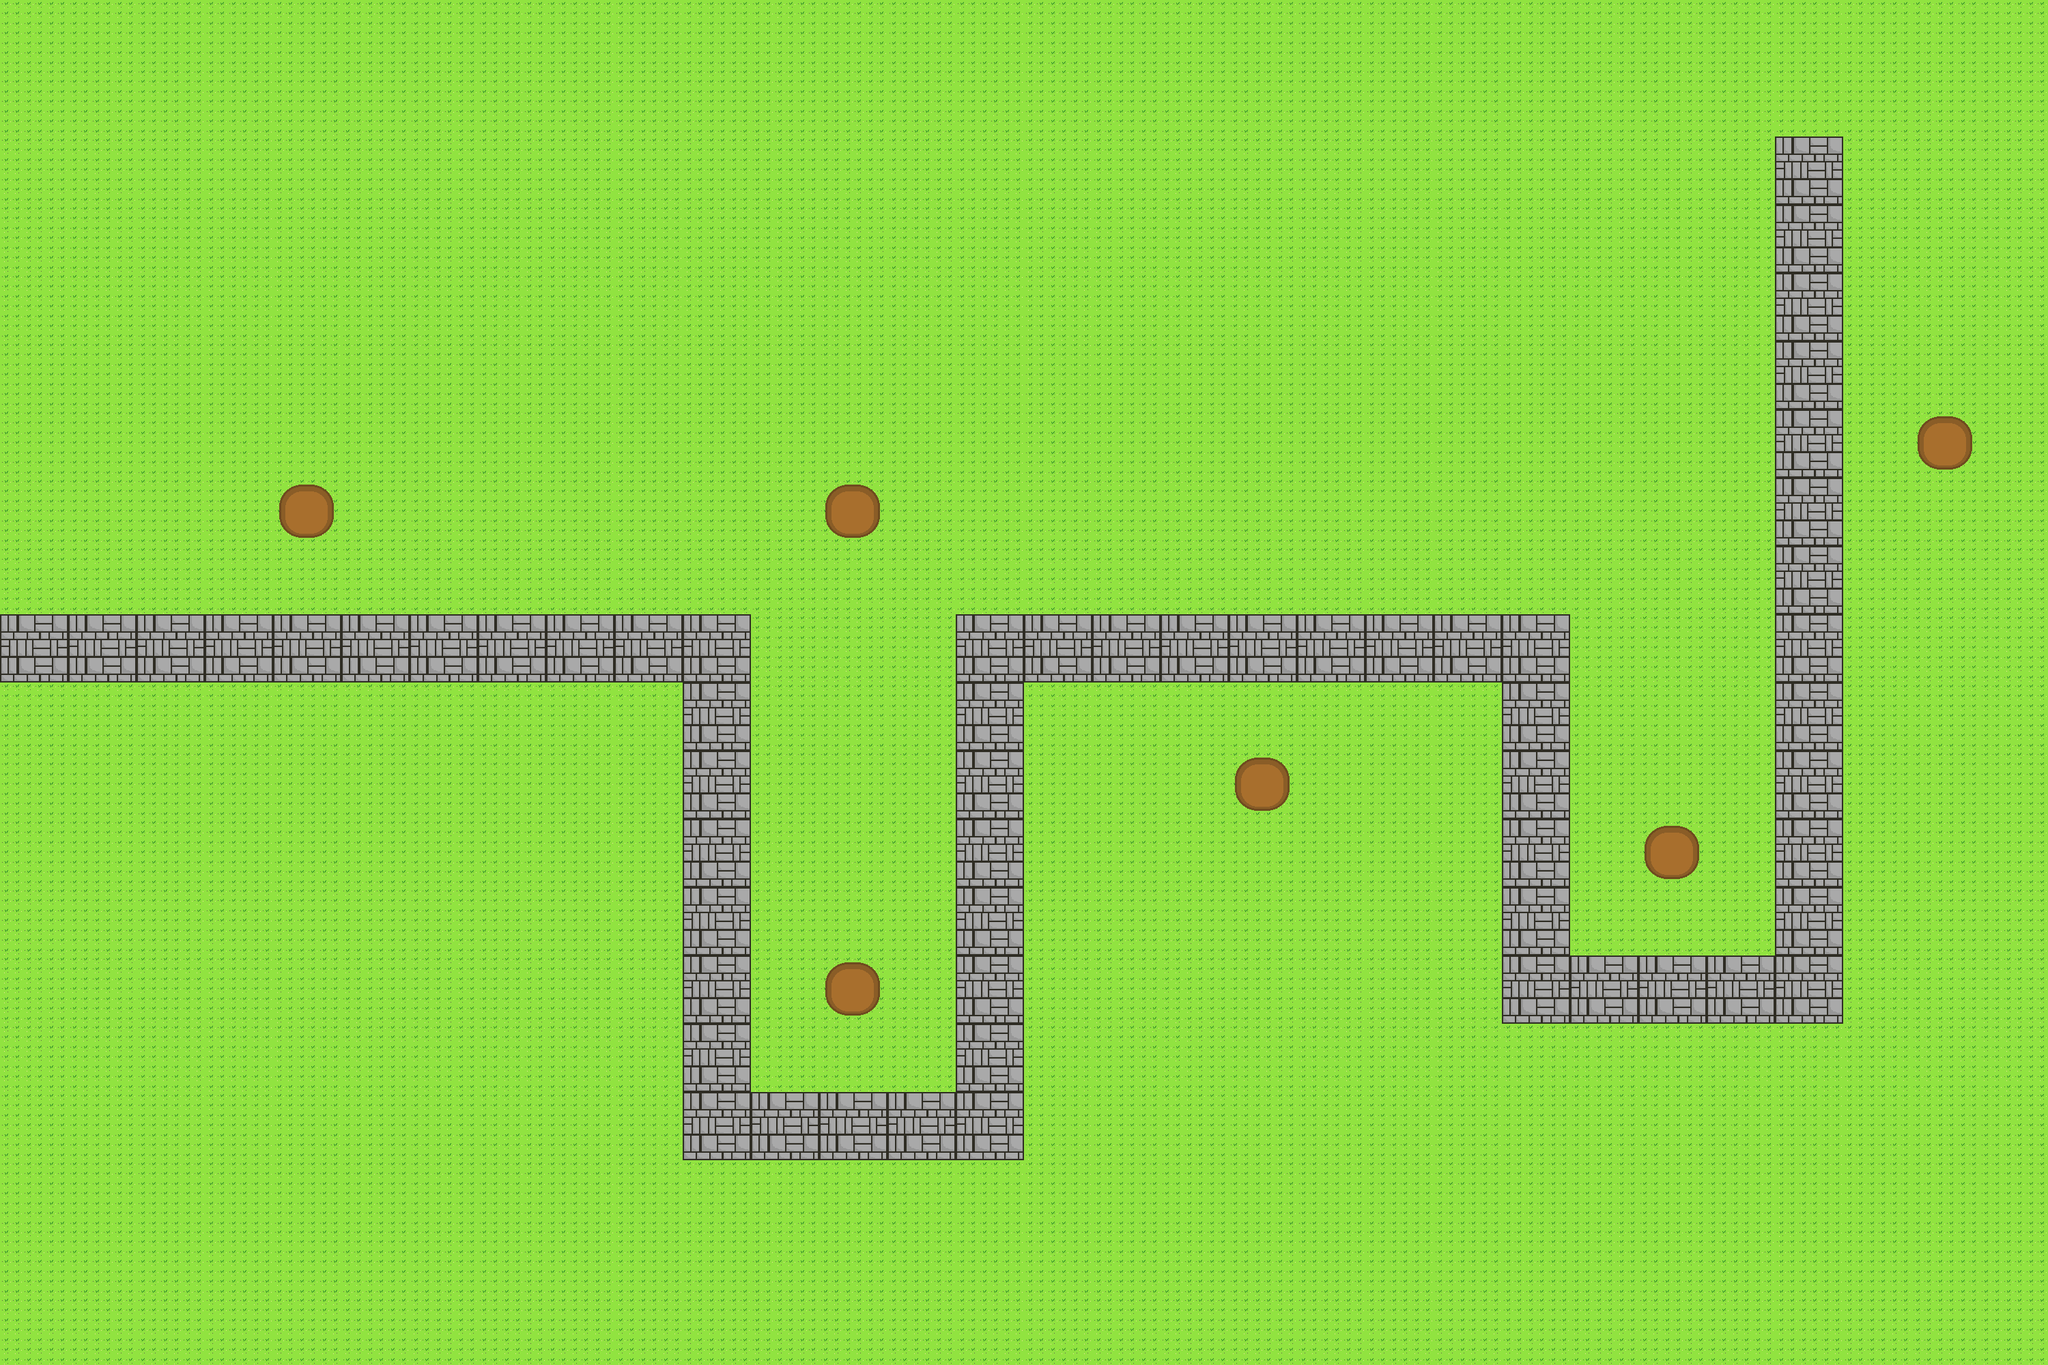

The image is a tile-based game level rendered from a .tmx file. Its description and complete source (layers, tilesets, objects, tile grids) follow:
An orthogonal 30x20 tile map with 100x100 px tiles, 3 tile layers (path, ground, patches), 5 tilesets.

<map version="1.10" tiledversion="1.11.2" orientation="orthogonal" renderorder="right-down" width="30" height="20" tilewidth="100" tileheight="100" infinite="0" nextlayerid="7" nextobjectid="1">
 <tileset firstgid="1" source="pathtile_lr.tsx" />
 <tileset firstgid="2" source="pathtile_ud.tsx" />
 <tileset firstgid="3" source="pumpatchv1.tsx" />
 <tileset firstgid="4" source="grass_tile.tsx" />
 <tileset firstgid="5" source="deadgrass_tile.tsx" />
 <layer id="4" name="path" width="30" height="20">
  <data encoding="csv">
0,0,0,0,0,0,0,0,0,0,0,0,0,0,0,0,0,0,0,0,0,0,0,0,0,0,0,0,0,0,
0,0,0,0,0,0,0,0,0,0,0,0,0,0,0,0,0,0,0,0,0,0,0,0,0,0,0,0,0,0,
0,0,0,0,0,0,0,0,0,0,0,0,0,0,0,0,0,0,0,0,0,0,0,0,0,0,1,0,0,0,
0,0,0,0,0,0,0,0,0,0,0,0,0,0,0,0,0,0,0,0,0,0,0,0,0,0,1,0,0,0,
0,0,0,0,0,0,0,0,0,0,0,0,0,0,0,0,0,0,0,0,0,0,0,0,0,0,1,0,0,0,
0,0,0,0,0,0,0,0,0,0,0,0,0,0,0,0,0,0,0,0,0,0,0,0,0,0,1,0,0,0,
0,0,0,0,0,0,0,0,0,0,0,0,0,0,0,0,0,0,0,0,0,0,0,0,0,0,1,0,0,0,
0,0,0,0,0,0,0,0,0,0,0,0,0,0,0,0,0,0,0,0,0,0,0,0,0,0,1,0,0,0,
0,0,0,0,0,0,0,0,0,0,0,0,0,0,0,0,0,0,0,0,0,0,0,0,0,0,1,0,0,0,
1,1,1,1,1,1,1,1,1,1,1,0,0,0,1,1,1,1,1,1,1,1,1,0,0,0,1,0,0,0,
0,0,0,0,0,0,0,0,0,0,1,0,0,0,1,0,0,0,0,0,0,0,1,0,0,0,1,0,0,0,
0,0,0,0,0,0,0,0,0,0,1,0,0,0,1,0,0,0,0,0,0,0,1,0,0,0,1,0,0,0,
0,0,0,0,0,0,0,0,0,0,1,0,0,0,1,0,0,0,0,0,0,0,1,0,0,0,1,0,0,0,
0,0,0,0,0,0,0,0,0,0,1,0,0,0,1,0,0,0,0,0,0,0,1,0,0,0,1,0,0,0,
0,0,0,0,0,0,0,0,0,0,1,0,0,0,1,0,0,0,0,0,0,0,1,1,1,1,1,0,0,0,
0,0,0,0,0,0,0,0,0,0,1,0,0,0,1,0,0,0,0,0,0,0,0,0,0,0,0,0,0,0,
0,0,0,0,0,0,0,0,0,0,1,1,1,1,1,0,0,0,0,0,0,0,0,0,0,0,0,0,0,0,
0,0,0,0,0,0,0,0,0,0,0,0,0,0,0,0,0,0,0,0,0,0,0,0,0,0,0,0,0,0,
0,0,0,0,0,0,0,0,0,0,0,0,0,0,0,0,0,0,0,0,0,0,0,0,0,0,0,0,0,0,
0,0,0,0,0,0,0,0,0,0,0,0,0,0,0,0,0,0,0,0,0,0,0,0,0,0,0,0,0,0
</data>
 </layer>
 <layer id="5" name="ground" width="30" height="20">
  <data encoding="csv">
4,4,4,4,4,4,4,4,4,4,4,4,4,4,4,4,4,4,4,4,4,4,4,4,4,4,4,4,4,4,
4,4,4,4,4,4,4,4,4,4,4,4,4,4,4,4,4,4,4,4,4,4,4,4,4,4,4,4,4,4,
4,4,4,4,4,4,4,4,4,4,4,4,4,4,4,4,4,4,4,4,4,4,4,4,4,4,0,4,4,4,
4,4,4,4,4,4,4,4,4,4,4,4,4,4,4,4,4,4,4,4,4,4,4,4,4,4,0,4,4,4,
4,4,4,4,4,4,4,4,4,4,4,4,4,4,4,4,4,4,4,4,4,4,4,4,4,4,0,4,4,4,
4,4,4,4,4,4,4,4,4,4,4,4,4,4,4,4,4,4,4,4,4,4,4,4,4,4,0,4,4,4,
4,4,4,4,4,4,4,4,4,4,4,4,4,4,4,4,4,4,4,4,4,4,4,4,4,4,0,4,4,4,
4,4,4,4,4,4,4,4,4,4,4,4,4,4,4,4,4,4,4,4,4,4,4,4,4,4,0,4,4,4,
4,4,4,4,4,4,4,4,4,4,4,4,4,4,4,4,4,4,4,4,4,4,4,4,4,4,0,4,4,4,
0,0,0,0,0,0,0,0,0,0,0,4,4,4,0,0,0,0,0,0,0,0,0,4,4,4,0,4,4,4,
4,4,4,4,4,4,4,4,4,4,0,4,4,4,0,4,4,4,4,4,4,4,0,4,4,4,0,4,4,4,
4,4,4,4,4,4,4,4,4,4,0,4,4,4,0,4,4,4,4,4,4,4,0,4,4,4,0,4,4,4,
4,4,4,4,4,4,4,4,4,4,0,4,4,4,0,4,4,4,4,4,4,4,0,4,4,4,0,4,4,4,
4,4,4,4,4,4,4,4,4,4,0,4,4,4,0,4,4,4,4,4,4,4,0,4,4,4,0,4,4,4,
4,4,4,4,4,4,4,4,4,4,0,4,4,4,0,4,4,4,4,4,4,4,0,0,0,0,0,4,4,4,
4,4,4,4,4,4,4,4,4,4,0,4,4,4,0,4,4,4,4,4,4,4,4,4,4,4,4,4,4,4,
4,4,4,4,4,4,4,4,4,4,0,0,0,0,0,4,4,4,4,4,4,4,4,4,4,4,4,4,4,4,
4,4,4,4,4,4,4,4,4,4,4,4,4,4,4,4,4,4,4,4,4,4,4,4,4,4,4,4,4,4,
4,4,4,4,4,4,4,4,4,4,4,4,4,4,4,4,4,4,4,4,4,4,4,4,4,4,4,4,4,4,
4,4,4,4,4,4,4,4,4,4,4,4,4,4,4,4,4,4,4,4,4,4,4,4,4,4,4,4,4,4
</data>
 </layer>
 <layer id="6" name="patches" width="30" height="20">
  <data encoding="csv">
0,0,0,0,0,0,0,0,0,0,0,0,0,0,0,0,0,0,0,0,0,0,0,0,0,0,0,0,0,0,
0,0,0,0,0,0,0,0,0,0,0,0,0,0,0,0,0,0,0,0,0,0,0,0,0,0,0,0,0,0,
0,0,0,0,0,0,0,0,0,0,0,0,0,0,0,0,0,0,0,0,0,0,0,0,0,0,0,0,0,0,
0,0,0,0,0,0,0,0,0,0,0,0,0,0,0,0,0,0,0,0,0,0,0,0,0,0,0,0,0,0,
0,0,0,0,0,0,0,0,0,0,0,0,0,0,0,0,0,0,0,0,0,0,0,0,0,0,0,0,0,0,
0,0,0,0,0,0,0,0,0,0,0,0,0,0,0,0,0,0,0,0,0,0,0,0,0,0,0,0,0,0,
0,0,0,0,0,0,0,0,0,0,0,0,0,0,0,0,0,0,0,0,0,0,0,0,0,0,0,0,3,0,
0,0,0,0,3,0,0,0,0,0,0,0,3,0,0,0,0,0,0,0,0,0,0,0,0,0,0,0,0,0,
0,0,0,0,0,0,0,0,0,0,0,0,0,0,0,0,0,0,0,0,0,0,0,0,0,0,0,0,0,0,
0,0,0,0,0,0,0,0,0,0,0,0,0,0,0,0,0,0,0,0,0,0,0,0,0,0,0,0,0,0,
0,0,0,0,0,0,0,0,0,0,0,0,0,0,0,0,0,0,0,0,0,0,0,0,0,0,0,0,0,0,
0,0,0,0,0,0,0,0,0,0,0,0,0,0,0,0,0,0,3,0,0,0,0,0,0,0,0,0,0,0,
0,0,0,0,0,0,0,0,0,0,0,0,0,0,0,0,0,0,0,0,0,0,0,0,3,0,0,0,0,0,
0,0,0,0,0,0,0,0,0,0,0,0,0,0,0,0,0,0,0,0,0,0,0,0,0,0,0,0,0,0,
0,0,0,0,0,0,0,0,0,0,0,0,3,0,0,0,0,0,0,0,0,0,0,0,0,0,0,0,0,0,
0,0,0,0,0,0,0,0,0,0,0,0,0,0,0,0,0,0,0,0,0,0,0,0,0,0,0,0,0,0,
0,0,0,0,0,0,0,0,0,0,0,0,0,0,0,0,0,0,0,0,0,0,0,0,0,0,0,0,0,0,
0,0,0,0,0,0,0,0,0,0,0,0,0,0,0,0,0,0,0,0,0,0,0,0,0,0,0,0,0,0,
0,0,0,0,0,0,0,0,0,0,0,0,0,0,0,0,0,0,0,0,0,0,0,0,0,0,0,0,0,0,
0,0,0,0,0,0,0,0,0,0,0,0,0,0,0,0,0,0,0,0,0,0,0,0,0,0,0,0,0,0
</data>
 </layer>
</map>